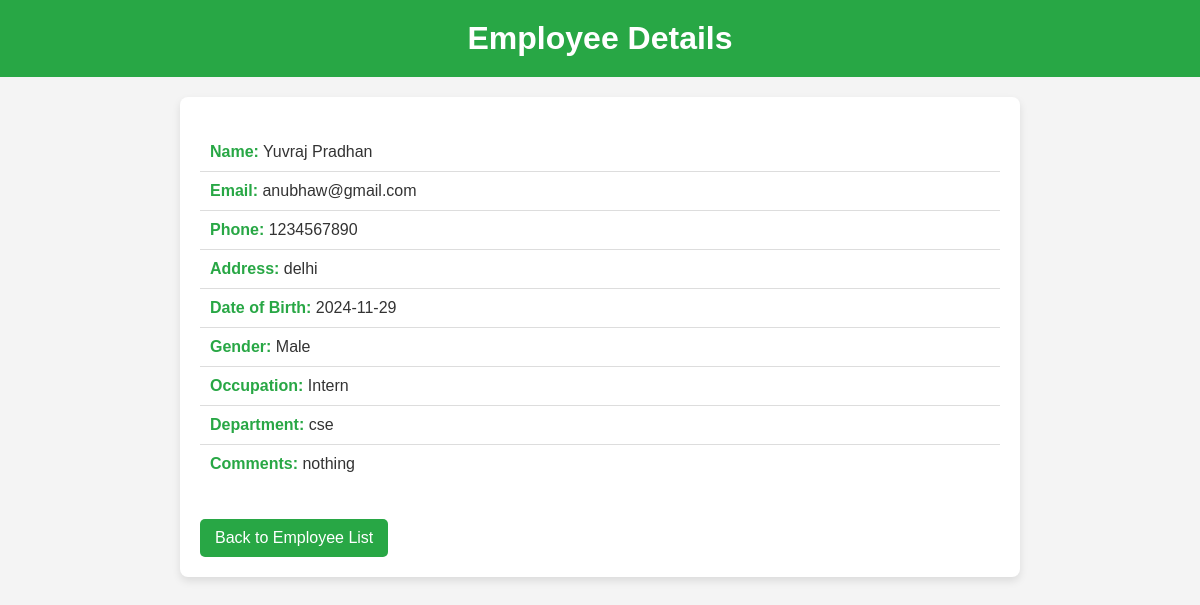
Page /employee/name/Yuvraj Pradhan on the committed database.
### tables this page shows
CREATE TABLE employee_info (
        employee_id INTEGER PRIMARY KEY AUTOINCREMENT,
        name TEXT NOT NULL,
        email TEXT NOT NULL,
        phone TEXT,
        address TEXT,
        dob TEXT,
        gender TEXT,
        occupation TEXT,
        department TEXT,
        comments TEXT
    );

### app.py (the view)
@app.route('/employee/name/<string:employee_name>', methods=['GET'])
def read_employee_by_name(employee_name):
    connection = get_connection()
    cursor = connection.cursor()
    cursor.execute("SELECT * FROM employee_info WHERE name = ?", (employee_name,))
    employee = cursor.fetchone()
    connection.close()
    if not employee:
        return f"No employee found with name {employee_name}", 404  # Return a 404 if not found
    return render_template('read_employee.html', employee=employee)

### app.py (called while the page is built)
def get_connection():
    connection = sqlite3.connect("database.db")
    connection.row_factory = sqlite3.Row
    return connection

### templates/read_employee.html (shortened to what this page needs)
<!DOCTYPE html>
<html lang="en">
<head>
</head>
<body>
    <header>
        <h1>Employee Details</h1>
    </header>
    <div class="container">
        {% if employee %}
            <ul>
                <li><strong>Name:</strong> {{ employee.name }}</li>
                <li><strong>Email:</strong> {{ employee.email }}</li>
                <li><strong>Phone:</strong> {{ employee.phone }}</li>
                <li><strong>Address:</strong> {{ employee.address }}</li>
                <li><strong>Date of Birth:</strong> {{ employee.dob }}</li>
                <li><strong>Gender:</strong> {{ employee.gender }}</li>
                <li><strong>Occupation:</strong> {{ employee.occupation }}</li>
                <li><strong>Department:</strong> {{ employee.department }}</li>
                <li><strong>Comments:</strong> {{ employee.comments }}</li>
            </ul>
        {% else %}
            <p class="not-found">Employee not found.</p>
        {% endif %}
        <a href="/create_employee_form">Back to Employee List</a>
    </div>
</body>
</html>

### templates/read_employee.html (style rules this page uses)
body { font-family: Arial, sans-serif; background-color: #f4f4f4; color: #333; margin: 0; padding: 0; }
header { background-color: #28a745; color: white; text-align: center; padding: 20px; }
h1 { margin: 0; }
.container { max-width: 800px; margin: 20px auto; background-color: white; padding: 20px; box-shadow: 0 4px 8px rgba(0, 0, 0, 0.1); border-radius: 8px; }
ul { list-style-type: none; padding: 0; }
li { padding: 10px; border-bottom: 1px solid #ddd; }
li:last-child { border-bottom: none; }
strong { color: #28a745; }
a { display: inline-block; margin-top: 20px; padding: 10px 15px; background-color: #28a745; color: white; text-decoration: none; border-radius: 5px; text-align: center; }

### rows in the picture
employee_info: name "Yuvraj Pradhan", email "anubhaw@gmail.com", phone "1234567890", address "delhi", dob "2024-11-29", gender "Male", occupation "Intern", department "cse", comments "nothing"
